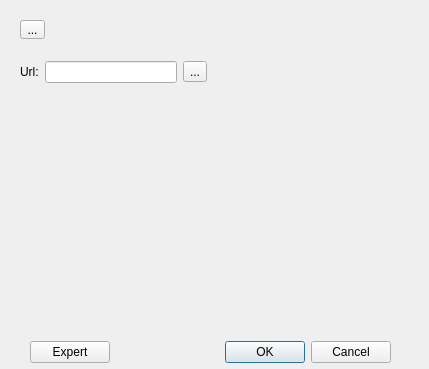
<?xml version="1.0" encoding="UTF-8"?>
<ui version="4.0">
 <class>EWASiteEditorDraftUi</class>
 <widget class="QDialog" name="EWASiteEditorDraftUi">
  <property name="geometry">
   <rect>
    <x>0</x>
    <y>0</y>
    <width>429</width>
    <height>369</height>
   </rect>
  </property>
  <property name="windowTitle">
   <string>Dialog</string>
  </property>
  <widget class="QWidget" name="widget" native="true">
   <property name="geometry">
    <rect>
     <x>20</x>
     <y>10</y>
     <width>371</width>
     <height>41</height>
    </rect>
   </property>
   <widget class="QToolButton" name="toolButton_2">
    <property name="geometry">
     <rect>
      <x>0</x>
      <y>10</y>
      <width>25</width>
      <height>19</height>
     </rect>
    </property>
    <property name="text">
     <string>...</string>
    </property>
   </widget>
  </widget>
  <widget class="QWidget" name="">
   <property name="geometry">
    <rect>
     <x>20</x>
     <y>60</y>
     <width>187</width>
     <height>24</height>
    </rect>
   </property>
   <layout class="QHBoxLayout" name="horizontalLayout">
    <item>
     <widget class="QLabel" name="label">
      <property name="text">
       <string>Url:</string>
      </property>
     </widget>
    </item>
    <item>
     <widget class="QLineEdit" name="lineEdit">
      <property name="readOnly">
       <bool>true</bool>
      </property>
     </widget>
    </item>
    <item>
     <widget class="QToolButton" name="toolButton">
      <property name="text">
       <string>...</string>
      </property>
      <property name="icon">
       <iconset resource="ewa.qrc">
        <normaloff>:/images/play.png</normaloff>:/images/play.png</iconset>
      </property>
     </widget>
    </item>
   </layout>
  </widget>
  <widget class="QWidget" name="">
   <property name="geometry">
    <rect>
     <x>30</x>
     <y>340</y>
     <width>361</width>
     <height>25</height>
    </rect>
   </property>
   <layout class="QHBoxLayout" name="horizontalLayout_2">
    <item>
     <widget class="QPushButton" name="pExpertButton">
      <property name="text">
       <string>Expert</string>
      </property>
     </widget>
    </item>
    <item>
     <spacer name="horizontalSpacer">
      <property name="orientation">
       <enum>Qt::Horizontal</enum>
      </property>
      <property name="sizeHint" stdset="0">
       <size>
        <width>40</width>
        <height>20</height>
       </size>
      </property>
     </spacer>
    </item>
    <item>
     <widget class="QDialogButtonBox" name="buttonBox">
      <property name="orientation">
       <enum>Qt::Horizontal</enum>
      </property>
      <property name="standardButtons">
       <set>QDialogButtonBox::Cancel|QDialogButtonBox::Ok</set>
      </property>
      <property name="centerButtons">
       <bool>false</bool>
      </property>
     </widget>
    </item>
   </layout>
  </widget>
  <action name="pActionView">
   <property name="icon">
    <iconset resource="ewa.qrc">
     <normaloff>:/images/view.png</normaloff>:/images/view.png</iconset>
   </property>
   <property name="text">
    <string>View</string>
   </property>
   <property name="toolTip">
    <string>Geometry and visual effects customization</string>
   </property>
  </action>
 </widget>
 <resources>
  <include location="ewa.qrc"/>
 </resources>
 <connections>
  <connection>
   <sender>buttonBox</sender>
   <signal>accepted()</signal>
   <receiver>EWASiteEditorDraftUi</receiver>
   <slot>accept()</slot>
   <hints>
    <hint type="sourcelabel">
     <x>248</x>
     <y>254</y>
    </hint>
    <hint type="destinationlabel">
     <x>157</x>
     <y>274</y>
    </hint>
   </hints>
  </connection>
  <connection>
   <sender>buttonBox</sender>
   <signal>rejected()</signal>
   <receiver>EWASiteEditorDraftUi</receiver>
   <slot>reject()</slot>
   <hints>
    <hint type="sourcelabel">
     <x>316</x>
     <y>260</y>
    </hint>
    <hint type="destinationlabel">
     <x>286</x>
     <y>274</y>
    </hint>
   </hints>
  </connection>
 </connections>
</ui>
